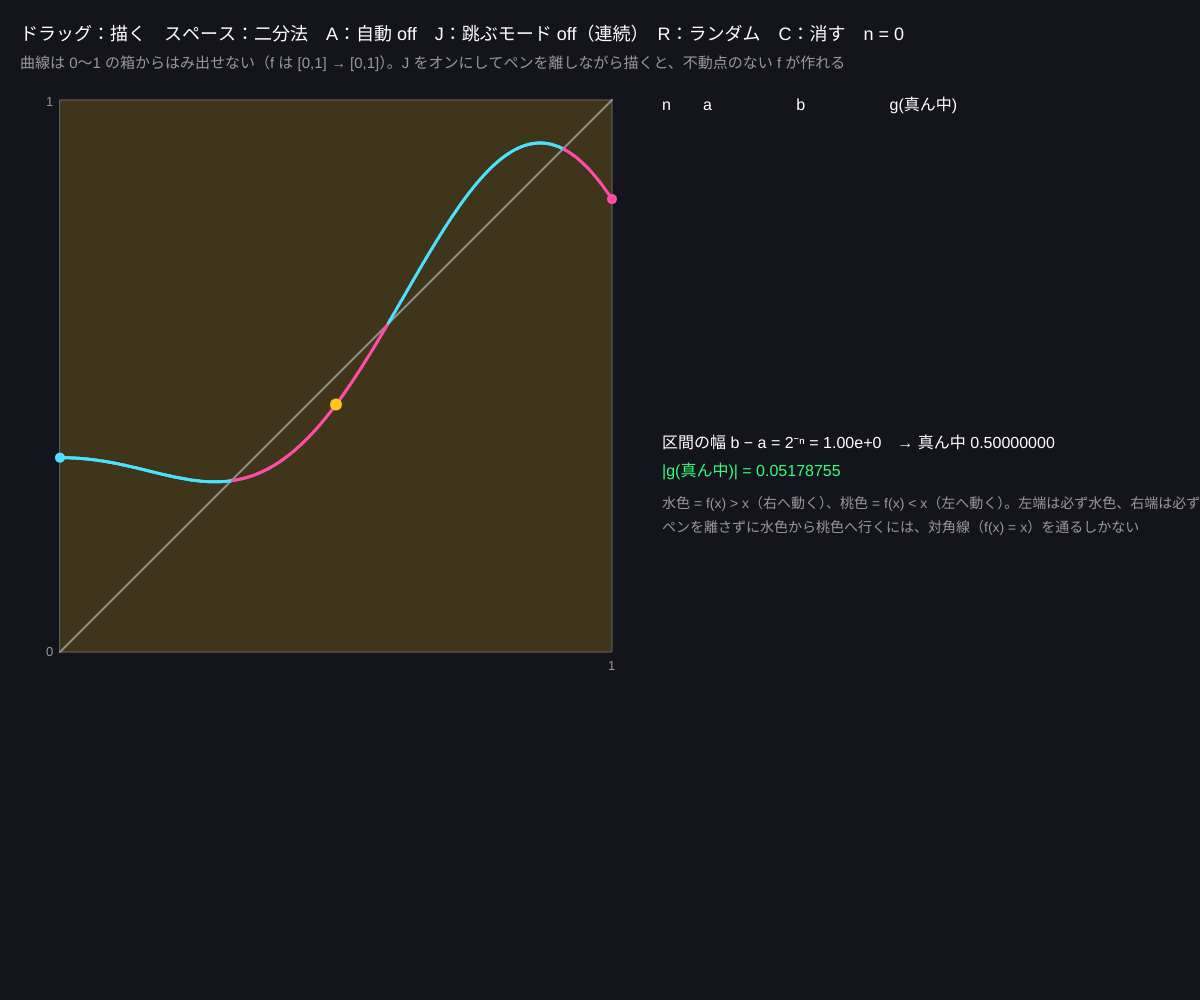
Frame 1 (no input)
Frame 60 (no input): identical to frame 1, image omitted
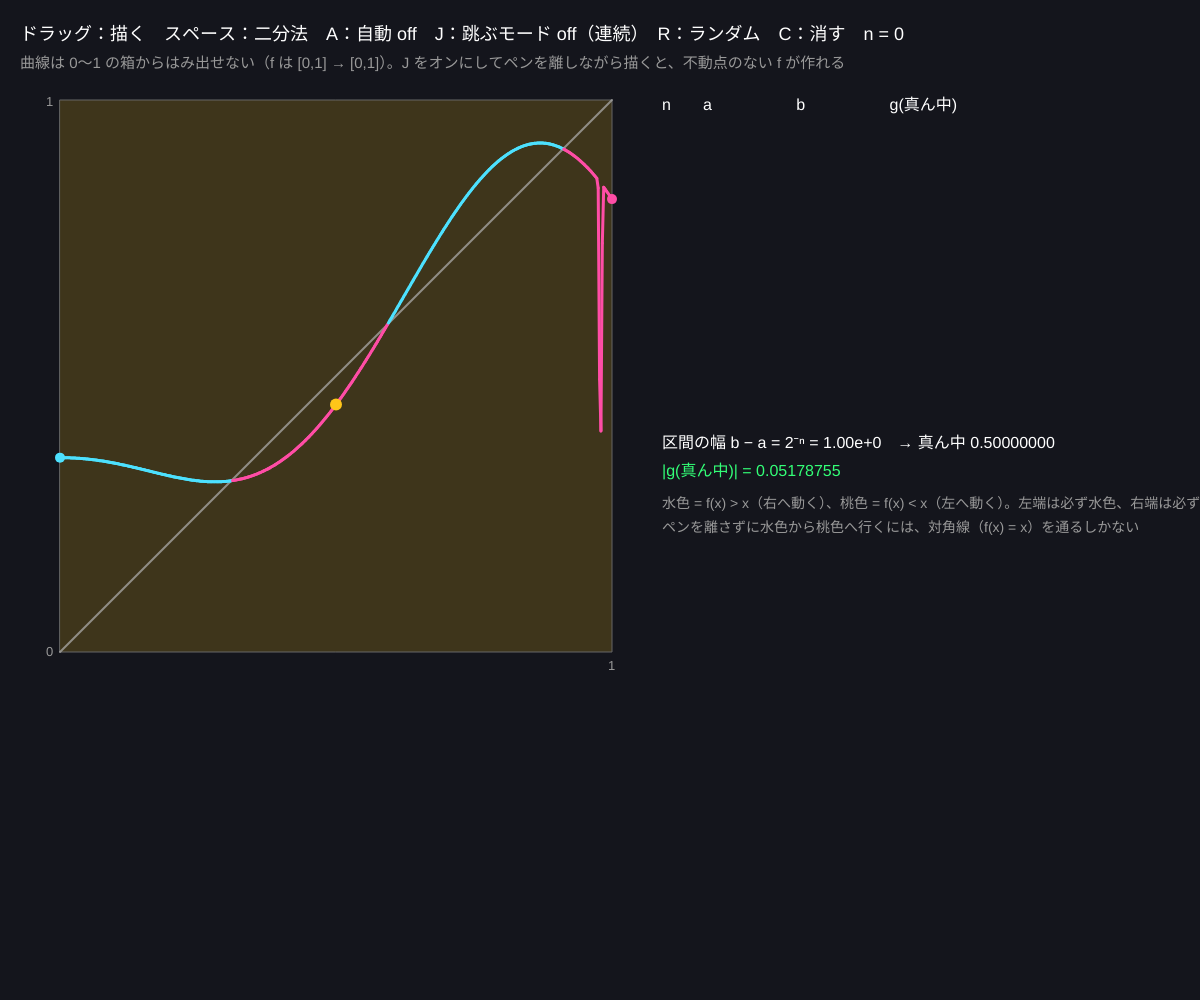
Frame 120 (the mouse pressed at the canvas centre since frame 60)

The p5.js sketch that drew these frames (run headless with seeded random() and noise() and a simulated clock; from frame 60 on, the mouse is pressed at the canvas centre):

// p5.js sketch
// ── sketch.js
// ============================================
// 06 中間値の定理と 1 次元のブラウワー
// [0,1] を [0,1] の中へ「ペンを離さずに」写す f は必ず不動点を持つ：g(x) = f(x) − x は g(0) ≥ 0、g(1) ≤ 0 → 途中で 0（中間値の定理）
//   証明がそのまま探し方になる：真ん中の符号を見て半分を捨てる（二分法）。1 回で誤差が半分
// ドラッグ = 曲線を描く（左から右へ）/ スペース = 二分法を 1 回 / A = 自動 / J = ペンを離すと「跳ぶ」/ R = ランダムな曲線 / C = 消す
// ============================================

let NB = 240;               // ★ 曲線を何本の縦の区間で持つか
let vals = [];              // 描いた値（未定義は null）
let Fv = [];                // すき間を埋めた値
let jumpMode = false;       // true：ペンを離した所はつながずに跳ぶ（連続でない）
let a = 0, b = 1, hist = [];
let auto = false;
let SZ, gx, gy;
let lastBin = -1;

function setup() {
  createCanvas(windowWidth, windowHeight);
  colorMode(HSB, 360, 100, 100, 100);
  SZ = min(width * 0.46, height - 170); gx = 60; gy = 100;
  randomCurve();
}

function randomCurve() {
  let p = [random(TWO_PI), random(TWO_PI)], k = [random(2, 5), random(5, 11)];
  for (let i = 0; i < NB; i++) { let x = i / (NB - 1); vals[i] = constrain(0.5 + 0.3 * Math.sin(k[0] * x + p[0]) + 0.15 * Math.sin(k[1] * x + p[1]), 0, 1); }
  rebuild();
}
// すき間を埋める：ふつうは直線でつなぐ（連続）、J のときは左の値のまま（跳ぶ）
function rebuild() {
  let idx = []; for (let i = 0; i < NB; i++) if (vals[i] !== null && vals[i] !== undefined) idx.push(i);
  if (idx.length === 0) { for (let i = 0; i < NB; i++) Fv[i] = 0.5; }
  else {
    for (let i = 0; i < NB; i++) {
      if (vals[i] !== null && vals[i] !== undefined) { Fv[i] = vals[i]; continue; }
      let L = -1, R = -1;
      for (let j of idx) { if (j < i) L = j; if (j > i && R < 0) R = j; }
      if (L < 0) Fv[i] = vals[R]; else if (R < 0) Fv[i] = vals[L];
      else Fv[i] = jumpMode ? vals[L] : lerp(vals[L], vals[R], (i - L) / (R - L));
    }
  }
  a = 0; b = 1; hist = [];
}
// ★ f(x)：連続モードは直線でつなぐ、跳ぶモードは区間ごとに一定の値
function fv(x) {
  let u = constrain(x, 0, 1) * (NB - 1);
  if (jumpMode) return Fv[round(u)];
  let i = min(floor(u), NB - 2);
  return lerp(Fv[i], Fv[i + 1], u - i);
}
function g(x) { return fv(x) - x; }

function bisect() {
  if (b - a < 1e-12) return;
  let m = (a + b) / 2, gm = g(m);
  hist.push({ a, b, m, gm });
  if (gm === 0) { a = b = m; return; }
  if (g(a) * gm < 0) b = m; else a = m;     // 符号が変わる側の半分を残す
}

function X(x) { return gx + x * SZ; }
function Y(y) { return gy + SZ - y * SZ; }

function draw() {
  background(230, 30, 11);
  if (auto && frameCount % 30 === 0 && hist.length < 30) bisect();
  // 残っている区間 [a, b] を帯で
  noStroke(); fill(45, 90, 100, 18); rect(X(a), gy, max(2, (b - a) * SZ), SZ);
  noFill(); stroke(0, 0, 40); strokeWeight(1); rect(gx, gy, SZ, SZ);
  stroke(0, 0, 70, 70); strokeWeight(2); line(X(0), Y(0), X(1), Y(1));
  // 曲線（g の符号で色分け：上 = f(x) > x、下 = f(x) < x）
  strokeWeight(3);
  for (let i = 0; i < 400; i++) {
    let x1 = i / 400, x2 = (i + 1) / 400;
    stroke(g(x1) >= 0 ? 190 : 330, 70, 100);
    line(X(x1), Y(fv(x1)), X(x2), Y(fv(x2)));
  }
  // 端の条件
  noStroke(); fill(190, 70, 100); circle(X(0), Y(fv(0)), 10);
  fill(330, 70, 100); circle(X(1), Y(fv(1)), 10);
  // 二分法の点
  for (let i = 0; i < hist.length; i++) {
    let h = hist[i];
    stroke(0, 0, 100, 30 + 70 * i / hist.length); strokeWeight(1);
    line(X(h.m), Y(0), X(h.m), Y(fv(h.m)));
  }
  let m = (a + b) / 2;
  noStroke(); fill(45, 90, 100); circle(X(m), Y(fv(m)), 12);
  fill(0, 0, 60); textSize(13);
  text('0', gx - 14, gy + SZ + 4); text('1', gx + SZ - 4, gy + SZ + 18); text('1', gx - 14, gy + 6);

  // 右：二分法の表
  let tx = gx + SZ + 50, ty = gy + 10;
  fill(0, 0, 100); textSize(16);
  text('n　　a　　　　　 b　　　　　 g(真ん中)', tx, ty);
  let n0 = max(0, hist.length - 14);
  textSize(14);
  for (let i = n0; i < hist.length; i++) {
    let h = hist[i];
    fill(h.gm >= 0 ? 190 : 330, 60, 100);
    text((i + 1) + '　' + nf(h.a, 1, 8) + '　' + nf(h.b, 1, 8) + '　' + (h.gm >= 0 ? '+' : '−') + nf(abs(h.gm), 1, 6), tx, ty + 24 + (i - n0) * 21);
  }
  let by = ty + 24 + 14 * 21 + 20;
  fill(0, 0, 100); textSize(16);
  text('区間の幅 b − a = 2⁻ⁿ = ' + (b - a).toExponential(2) + '　→ 真ん中 ' + nf(m, 1, 8), tx, by);
  let stuck = (b - a) < 1e-5 && abs(g(m)) > 0.01;
  fill(stuck ? 0 : 140, 80, 100);
  text(stuck ? '区間は縮んだのに |g| が 0 にならない → 不動点ではなく「跳び」にたどり着いた'
             : '|g(真ん中)| = ' + nf(abs(g(m)), 1, 8) + (hist.length > 0 ? '　（1 回で幅が半分。10 回で約 1/1000）' : ''), tx, by + 28);
  fill(0, 0, 60); textSize(14);
  text('水色 = f(x) > x（右へ動く）、桃色 = f(x) < x（左へ動く）。左端は必ず水色、右端は必ず桃色', tx, by + 60);
  text('ペンを離さずに水色から桃色へ行くには、対角線（f(x) = x）を通るしかない', tx, by + 84);

  noStroke(); fill(0, 0, 100); textSize(18);
  text('ドラッグ：描く　スペース：二分法　A：自動 ' + (auto ? 'ON' : 'off') + '　J：跳ぶモード ' + (jumpMode ? 'ON（連続でない）' : 'off（連続）') + '　R：ランダム　C：消す　n = ' + hist.length, 20, 40);
  fill(0, 0, 60); textSize(15);
  text('曲線は 0〜1 の箱からはみ出せない（f は [0,1] → [0,1]）。J をオンにしてペンを離しながら描くと、不動点のない f が作れる', 20, 68);
}

function mousePressed() { lastBin = -1; addPoint(); }
function mouseDragged() { addPoint(); }
function addPoint() {
  if (mouseX < gx - 10 || mouseX > gx + SZ + 10 || mouseY < gy - 30 || mouseY > gy + SZ + 30) return;
  let i = round(constrain((mouseX - gx) / SZ, 0, 1) * (NB - 1));
  let v = constrain((gy + SZ - mouseY) / SZ, 0, 1);
  if (lastBin >= 0 && lastBin !== i) {
    // ドラッグ中はすき間を直線で埋める（ペンを離していない）
    let s0 = Math.sign(i - lastBin), v0 = vals[lastBin];
    for (let j = lastBin + s0; j !== i; j += s0) vals[j] = lerp(v0, v, (j - lastBin) / (i - lastBin));
  }
  vals[i] = v; lastBin = i;
  rebuild();
}
function keyPressed() {
  if (key === ' ') bisect();
  if (key === 'a' || key === 'A') auto = !auto;
  if (key === 'j' || key === 'J') { jumpMode = !jumpMode; rebuild(); }
  if (key === 'r' || key === 'R') randomCurve();
  if (key === 'c' || key === 'C') { vals = []; for (let i = 0; i < NB; i++) vals[i] = null; rebuild(); }
}

// ---------- やってみよう ----------
// 1. C で消してから、対角線を 5 回またぐ曲線を描こう。二分法はどの不動点にたどり着く？ それはなぜ？
// 2. J をオンにして、左半分は上、右半分は下に「ペンを離して」描く。対角線に触れない f を作れたら二分法を走らせる
// 3. 10 回で幅は 1/1024、20 回で約 100 万分の 1。小数 6 桁の精度には何回要る？
// 4. 2 次元（07）では「符号」の代わりに何を数えればよいだろう？（ヒント：回る回数）
